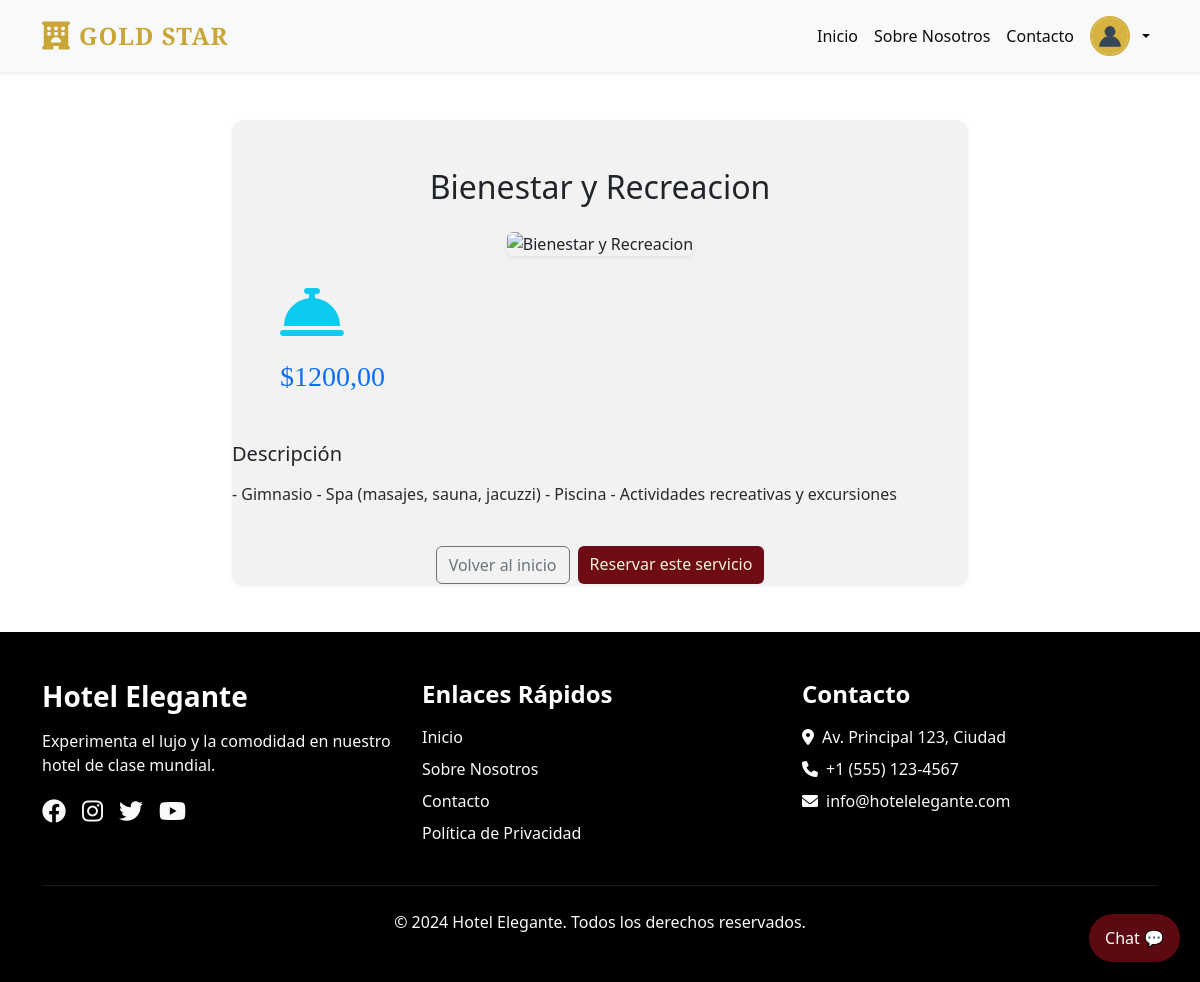
The app's page /servicio/4/ (signed in) with its own data.
### administracion/models.py (models this page shows, shortened)
class Servicio(models.Model):
    nombre = models.CharField(max_length=100, unique=True)
    descripcion = models.TextField()
    precio = models.DecimalField(max_digits=10, decimal_places=2, validators=[MinValueValidator(0)])
    class Meta:
        ordering = ["nombre"]

### hotel/views.py (the view)
# urls.py: path('servicio/<int:servicio_id>/', views.servicio_detalle, name='servicio_detalle'),
def servicio_detalle(request, servicio_id):
    servicio = get_object_or_404(Servicio, id=servicio_id)
    return render(request, 'servicio_detalle.html', {'servicio': servicio})

### administracion/permissions.py (called while the page is built, shortened)
def obtener_roles_usuario(usuario):
    if not usuario.is_authenticated:
        return []
    return UsuarioRol.objects.filter(
        usuario=usuario,
        activo=True,
        rol__activo=True
    ).select_related('rol')

def es_super_admin(usuario):
    if not usuario.is_authenticated:
        return False
    if usuario.is_superuser:
        return True
    return UsuarioRol.objects.filter(
        usuario=usuario,
        rol__nombre='super_admin',
        activo=True,
        rol__activo=True
    ).exists()

def obtener_permisos_usuario(usuario):
    if not usuario.is_authenticated:
        return {}
    roles_usuario = obtener_roles_usuario(usuario)
    permisos_dict = {}
    for usuario_rol in roles_usuario:
        rol = usuario_rol.rol
        if rol.nombre == 'super_admin':
            from .models import Permiso
            permisos = Permiso.objects.all()
            for permiso in permisos:
                if permiso.modulo not in permisos_dict:
                    permisos_dict[permiso.modulo] = []
                if permiso.accion not in permisos_dict[permiso.modulo]:
                    permisos_dict[permiso.modulo].append(permiso.accion)
    if usuario.is_staff:
        acciones = permisos_dict.get('dashboard', [])
        if 'ver' not in acciones:
            acciones.append('ver')
            permisos_dict['dashboard'] = acciones
    return permisos_dict

### hotel/templates/servicio_detalle.html (shortened to what this page needs)
{% extends 'base.html' %}
{% load static %}
{% block content %}
<section class="py-5">
  <div class="container">
    <div class="row">
      <div class="col-lg-8 mx-auto">
        <div class="card border-0 shadow-sm">
          <div class="card-body p-5">
            <h1 class="card-title h2 mb-4 text-center">{{ servicio.nombre }}</h1>
            <div class="text-center mb-4">
              <img src="{% static 'img/hotellu.png' %}" alt="{{ servicio.nombre }}" class="img-fluid rounded shadow-sm">
            </div>
            <div class="icon-placeholder mb-3">
              <i class="fas fa-concierge-bell fa-4x text-info"></i>
            </div>
            <h3 class="text-primary mb-0">${{ servicio.precio }}</h3>
          </div>
          <div class="card-text mb-4">
            <h4 class="h5 mb-3">Descripción</h4>
            <p>{{ servicio.descripcion }}</p>
          </div>
          <div class="d-grid gap-2 d-md-flex justify-content-md-center">
            <a href="{% url 'index' %}" class="btn btn-outline-secondary">Volver al inicio</a>
            {% if user.is_authenticated %}
            <a href="#" class="btn btn-primary">Reservar este servicio</a>
            {% else %}
            <a href="{% url 'usuarios:login' %}?next={{ request.path }}" class="btn btn-primary">Iniciar sesión para reservar</a>
            {% endif %}
          </div>
        </div>
      </div>
    </div>
  </div>
</section>
{% endblock %}

### hotel/static/css/style.css (style rules this page uses)
:root { --vino: #6E0B14; --beige: #F5F5DC; --negro: #1A1A1A; --dorado: #C9A635; --texto: #2A2A2A; --bs-primary: var(--vino); --bs-secondary: var(--dorado); }
html { font-size: 16px; -webkit-text-size-adjust: 100%; }
.btn-vino, .btn.btn-primary { background-color: var(--vino) !important; color: var(--beige) !important; border: none; transition: all 0.3s ease; }
.card { border: none; border-radius: 12px; box-shadow: 0 4px 12px rgba(0,0,0,0.08); overflow: hidden; transition: transform 0.3s ease, box-shadow 0.3s ease; height: 100%; background-color: #f2f2f2; }
.card h3 { color: var(--vino); font-family: "Playfair Display", serif; }
.card p { color: var(--texto); }

### records on screen
Servicio: nombre "Bienestar y Recreacion", precio "1200,00", descripcion "- Gimnasio - Spa (masajes, sauna, jacuzzi) - Piscina - Actividades recreativas y excursiones"
